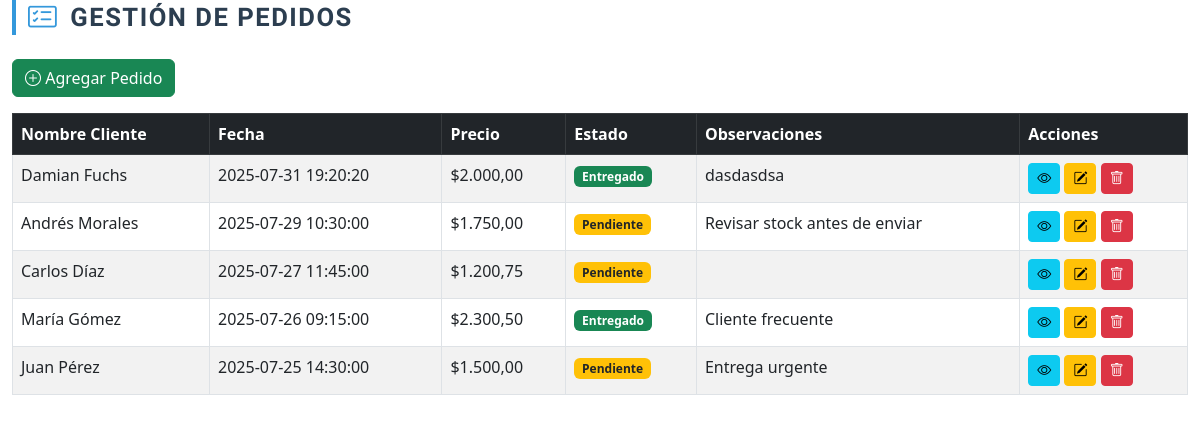
Screenshot of /modulos/pedidos.php with the database file from the repository.
### tables this page shows
CREATE TABLE `pedidos` (
  `id_pedido` int(11) NOT NULL,
  `nombre_cliente_pedido` varchar(100) NOT NULL,
  `fecha_pedido` datetime DEFAULT current_timestamp(),
  `precio_pedido` decimal(10,2) DEFAULT NULL,
  `estado_pedido` enum('Pendiente','Entregado') DEFAULT 'Pendiente',
  `observaciones_pedidos` text DEFAULT NULL
);

### modulos/pedidos.php (the view, shortened to what this page needs)
<?php
include('./db/conexion.php');
?>
<!DOCTYPE html>
<html lang="es">
<head>
    <link href="https://cdn.jsdelivr.net/npm/bootstrap@5.3.0/dist/css/bootstrap.min.css" rel="stylesheet" />
    <link href="https://cdn.jsdelivr.net/npm/bootstrap-icons@1.10.5/font/bootstrap-icons.css" rel="stylesheet" />
</head>
<body>
    <div class="container-fluid">
        <h2 class="modern-title mb-4">
            <i class="bi bi-card-checklist"></i> Gestión de Pedidos
        </h2>
        <button type="button" class="btn btn-success mb-3" data-bs-toggle="modal" data-bs-target="#modalAgregarPedido">
            <i class="bi bi-plus-circle"></i> Agregar Pedido
        </button>
        <div class="table-responsive">
            <table class="table table-bordered table-striped">
                <thead class="table-dark">
                    <tr>
                        <th>Nombre Cliente</th>
                        <th>Fecha</th>
                        <th>Precio</th>
                        <th>Estado</th>
                        <th>Observaciones</th>
                        <th>Acciones</th>
                    </tr>
                </thead>
                <tbody>
                    <?php
                    $consulta = "SELECT * FROM pedidos ORDER BY fecha_pedido DESC";
                    $resultado = $conexion->query($consulta);
                    while ($fila = $resultado->fetch_assoc()):
                        ?>
                        <tr>
                            <td><?= htmlspecialchars($fila['nombre_cliente_pedido']) ?></td>
                            <td><?= htmlspecialchars($fila['fecha_pedido']) ?></td>
                            <td>$<?= number_format($fila['precio_pedido'], 2, ',', '.') ?></td>
                            <td>
                                <?php if ($fila['estado_pedido'] === 'Pendiente'): ?>
                                    <span class="badge bg-warning text-dark">Pendiente</span>
                                <?php elseif ($fila['estado_pedido'] === 'Entregado'): ?>
                                    <span class="badge bg-success">Entregado</span>
                                <?php else: ?>
                                    <span><?= htmlspecialchars($fila['estado_pedido']) ?></span>
                                <?php endif; ?>
                            </td>
                            <td><?= htmlspecialchars($fila['observaciones_pedidos']) ?></td>
                            <td>
                                <button class="btn btn-sm btn-info" data-bs-toggle="modal" data-bs-target="#modalVerPedido"
                                    data-id="<?= $fila['id_pedido'] ?>"
                                    data-nombre-cliente="<?= htmlspecialchars($fila['nombre_cliente_pedido']) ?>"
                                    data-fecha="<?= htmlspecialchars($fila['fecha_pedido']) ?>"
                                    data-precio="<?= htmlspecialchars($fila['precio_pedido']) ?>"
                                    data-estado="<?= htmlspecialchars($fila['estado_pedido']) ?>"
                                    data-observaciones="<?= htmlspecialchars($fila['observaciones_pedidos']) ?>">
                                    <i class="bi bi-eye"></i>
                                </button>
                                <button class="btn btn-sm btn-warning" data-bs-toggle="modal"
                                    data-bs-target="#modalEditarPedido" data-id="<?= $fila['id_pedido'] ?>"
                                    data-nombre-cliente="<?= htmlspecialchars($fila['nombre_cliente_pedido']) ?>"
                                    data-fecha="<?= htmlspecialchars($fila['fecha_pedido']) ?>"
                                    data-precio="<?= $fila['precio_pedido'] ?>"
                                    data-estado="<?= htmlspecialchars($fila['estado_pedido']) ?>"
                                    data-observaciones="<?= htmlspecialchars($fila['observaciones_pedidos']) ?>">
                                    <i class="bi bi-pencil-square"></i>
                                </button>
                                <button class="btn btn-sm btn-danger" data-bs-toggle="modal"
                                    data-bs-target="#modalEliminarPedido" data-id="<?= $fila['id_pedido'] ?>">
                                    <i class="bi bi-trash"></i>
                                </button>
                            </td>
                        </tr>
                    <?php endwhile; ?>
                </tbody>
            </table>
        </div>
    </div>
</body>
</html>

### modulos/pedidos.php (style rules this page uses)
.modern-title { font-family: 'Nunito Sans', sans-serif; font-weight: 600; font-size: 1.6rem; color: #2c3e50; display: flex; align-items: center; gap: 0.75rem; text-transform: uppercase; letter-spacing: 1.5px; border-left: 4px solid #3498db; padding-left: 12px; transition: color 0.3s ease; }
.modern-title i { font-size: 1.8rem; color: #3498db; transition: color 0.3s ease, transform 0.3s ease; }

### rows the page displays
pedidos: nombre_cliente_pedido "Damian Fuchs", fecha_pedido "2025-07-31 19:20:20", precio_pedido "2.000,00", estado_pedido "Entregado", observaciones_pedidos "dasdasdsa"
pedidos: nombre_cliente_pedido "Andrés Morales", fecha_pedido "2025-07-29 10:30:00", precio_pedido "1.750,00", estado_pedido "Pendiente", observaciones_pedidos "Revisar stock antes de enviar"
pedidos: nombre_cliente_pedido "Carlos Díaz", fecha_pedido "2025-07-27 11:45:00", precio_pedido "1.200,75", estado_pedido "Pendiente"
pedidos: nombre_cliente_pedido "María Gómez", fecha_pedido "2025-07-26 09:15:00", precio_pedido "2.300,50", estado_pedido "Entregado", observaciones_pedidos "Cliente frecuente"
pedidos: nombre_cliente_pedido "Juan Pérez", fecha_pedido "2025-07-25 14:30:00", precio_pedido "1.500,00", estado_pedido "Pendiente", observaciones_pedidos "Entrega urgente"
